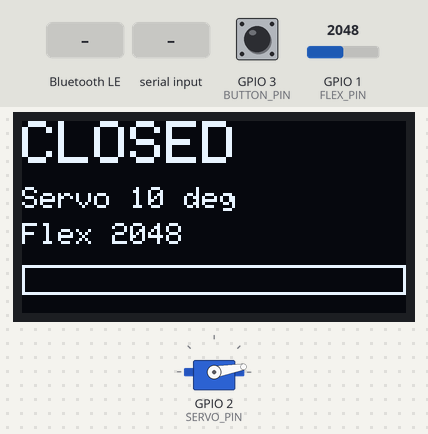
A sketch run on a simulated Seeed XIAO ESP32-S3. Parts: 128×64 one-colour display, servo. Inputs (shaded band) come from the test bench; at power-on: GPIO 3 (BUTTON_PIN) HIGH, GPIO 1 (FLEX_PIN) = 2048 (analog values on the 0–4095 scale). Nothing arrives over Bluetooth unless stated; a phone connects over Bluetooth LE 3 s after start; what the sketch prints to the serial monitor is not drawn.

Above: at 1.2 s.
1.3 s: GPIO 3 (BUTTON_PIN) pulled LOW for 0.15 s
At 1.78 s:
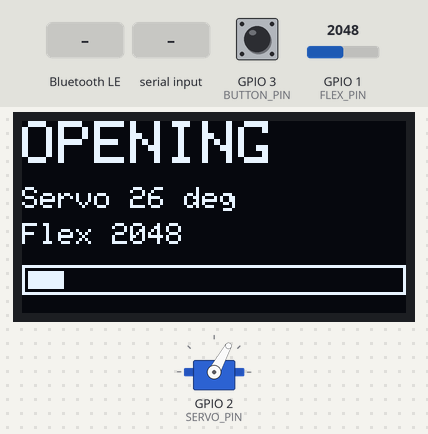
2.0 s: Bluetooth LE write "c" received
At 3.5 s:
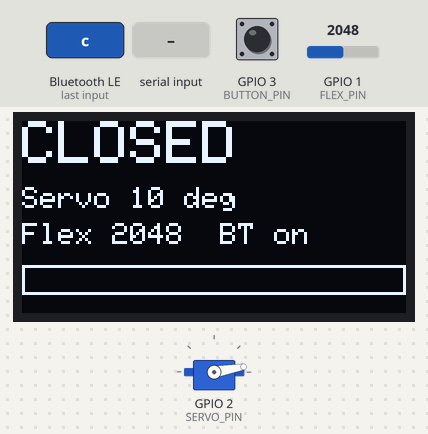
4.7 s: "o" received over Serial
At 7.1 s:
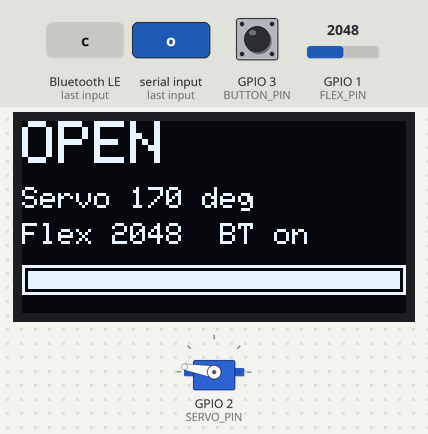
7.4 s: Bluetooth LE write "C" received
At 7.88 s:
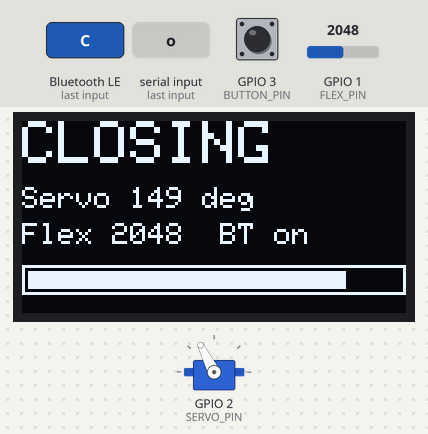
10.1 s: "esp32\n" received over Serial
At 10.5 s:
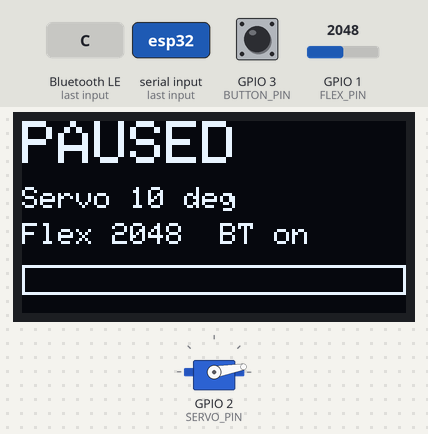
11.7 s: "O" received over Serial
At 12.15 s:
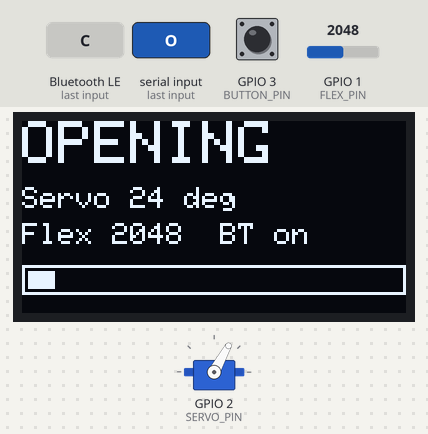
Timing chart, 0 to 14.7 s (numbered marks = the images above; inputs shaded):
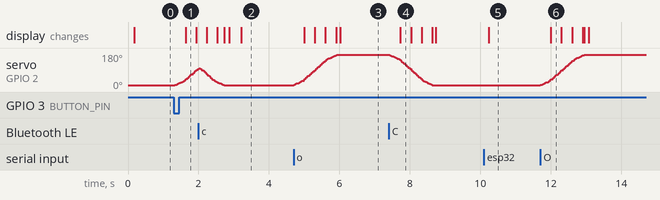

Measured:
- after the input at 1.3 s, servo on GPIO 2 (SERVO_PIN): moves from 10° to 96° over 0.66 s, starting at once; the display: changes after 0.33 s (image 1)
- after the input at 2.0 s, the display: first changes after 0.23 s (image 2 shows a later state)
- after the input at 4.7 s, servo on GPIO 2 (SERVO_PIN): moves from 10° to 170° over 1.2 s, starting at once; the display: first changes after 0.30 s (image 3 shows a later state)
- after the input at 7.4 s, servo on GPIO 2 (SERVO_PIN): moves from 170° to 10° over 1.2 s, starting at once; the display: changes after 0.33 s (image 4)
- after the input at 10.1 s, the display: changes after 0.13 s (image 5)
- after the input at 11.7 s, servo on GPIO 2 (SERVO_PIN): moves from 10° to 170° over 1.2 s, starting at once; the display: changes after 0.30 s (image 6)

The sketch:

finger_flex_xiao.ino
```cpp
/*
  finger_flex_xiao  -  Seeed XIAO ESP32S3 + servo + button + 0.96" OLED + 4.5" flex sensor
  ----------------------------------------------------------------------------------------
  The "brain" from now on. Same behaviour as the Nano version, plus Bluetooth:
  the Finger Tracker website can connect by USB OR by Bluetooth (device name "ExoHand").

  WIRING  (the XIAO is a 3.3 V board: never put 5 V on its D pins)
    Servo  red -> + rail (bench supply 5 V) | brown -> - rail | orange -> D1
    Button one leg -> D2, the DIAGONAL leg -> - rail
    OLED   VDD -> XIAO 3V3, GND -> - rail, SDA -> D4, SCK -> D5
    FLEX   one leg -> XIAO 3V3   (3.3 V, NOT 5 V)
           other leg -> D0 (A0)
           47k resistor from D0 -> GND
    XIAO GND -> - rail (shared ground with the bench supply)
    Power: XIAO by USB-C from the laptop (or a USB power bank); servo from the bench supply.
           XIAO 5V pin NOT connected to the + rail while USB is plugged in.

  Arduino IDE setup (once):
    File > Preferences > Additional boards manager URLs:
      https://raw.githubusercontent.com/espressif/arduino-esp32/gh-pages/package_esp32_index.json
    Tools > Board > Boards Manager: install "esp32" by Espressif
    Tools > Board: "XIAO_ESP32S3"     Tools > USB CDC On Boot: "Enabled"
    Libraries: ESP32Servo (Kevin Harrington), Adafruit SSD1306, Adafruit GFX Library
*/
#include <ESP32Servo.h>
#include <Wire.h>
#include <Adafruit_GFX.h>
#include <Adafruit_SSD1306.h>
#include <BLEDevice.h>
#include <BLEServer.h>
#include <BLEUtils.h>
#include <BLE2902.h>

// ---------------- SETTINGS ----------------
const int CLOSED_ANGLE = 10;
const int OPEN_ANGLE   = 170;
const int STEP_DELAY   = 5;      // ms per degree. bigger = slower
const int  FLEX_STRAIGHT = -1;   // fill in from the website's "sensor reading" (0-4095 here)
const int  FLEX_BENT     = -1;
const bool STOP_WHEN_STRAIGHT = false;
// ------------------------------------------

const int SERVO_PIN = D1, BUTTON_PIN = D2, FLEX_PIN = A0;

// Nordic UART Service - the website looks for these
#define NUS_SERVICE "6E400001-B5A3-F393-E0A9-E50E24DCCA9E"
#define NUS_RX      "6E400002-B5A3-F393-E0A9-E50E24DCCA9E"
#define NUS_TX      "6E400003-B5A3-F393-E0A9-E50E24DCCA9E"

Servo s;
Adafruit_SSD1306 oled(128, 64, &Wire, -1);
bool hasOled = false;

enum State { CLOSED, OPENING, OPENED, CLOSING, PAUSED };
const char* NAMES[] = { "CLOSED", "OPENING", "OPEN", "CLOSING", "PAUSED" };
State state = CLOSED;
int angle = CLOSED_ANGLE, target = CLOSED_ANGLE;
int flexRaw = 0;
unsigned long lastStep = 0, lastSend = 0, lastScreen = 0;

BLECharacteristic* txChar = nullptr;
volatile bool bleConnected = false;
volatile char bleCmd = 0;

class ServerCB : public BLEServerCallbacks {
  void onConnect(BLEServer* srv) { bleConnected = true; }
  void onDisconnect(BLEServer* srv) { bleConnected = false; BLEDevice::startAdvertising(); }
};
class RxCB : public BLECharacteristicCallbacks {
  void onWrite(BLECharacteristic* c) {
    auto v = c->getValue();
    if (v.length() > 0) bleCmd = v[0];
  }
};

int flexPercentOpen() {
  if (FLEX_STRAIGHT < 0 || FLEX_BENT < 0 || FLEX_STRAIGHT == FLEX_BENT) return -1;
  long p = (long)(flexRaw - FLEX_BENT) * 100 / (FLEX_STRAIGHT - FLEX_BENT);
  return constrain(p, 0, 100);
}
void startOpen()  { target = OPEN_ANGLE;   state = OPENING; }
void startClose() { target = CLOSED_ANGLE; state = CLOSING; }
void pauseHere()  { target = angle;        state = PAUSED;  }
void command(char c) {
  if (c == 'o' || c == 'O') startOpen();
  else if (c == 'c' || c == 'C') startClose();
  else if (c == 's' || c == 'S') pauseHere();
}
void onButton() {
  if (state == CLOSED) startOpen();
  else if (state == OPENING || state == CLOSING) pauseHere();
  else startClose();
}
bool buttonPressed() {
  static bool stable = HIGH, lastRead = HIGH;
  static unsigned long changed = 0;
  bool r = digitalRead(BUTTON_PIN);
  if (r != lastRead) { lastRead = r; changed = millis(); }
  if (millis() - changed > 30 && r != stable) {
    stable = r;
    if (stable == LOW) return true;
  }
  return false;
}
int stepDelayNow() {
  int span = abs(OPEN_ANGLE - CLOSED_ANGLE);
  bool nearEnd = abs(angle - CLOSED_ANGLE) < span * 0.15 || abs(angle - OPEN_ANGLE) < span * 0.15;
  return nearEnd ? STEP_DELAY * 2 : STEP_DELAY;
}
void drawScreen() {
  oled.clearDisplay();
  oled.setTextColor(SSD1306_WHITE);
  oled.setTextSize(2); oled.setCursor(0, 0); oled.println(NAMES[state]);
  oled.setTextSize(1);
  oled.setCursor(0, 22); oled.print("Servo "); oled.print(angle); oled.print(" deg");
  oled.setCursor(0, 34); oled.print("Flex "); oled.print(flexRaw);
  oled.print(bleConnected ? "  BT on" : "");
  int p = flexPercentOpen();
  int barPct = (p >= 0) ? p : (long)(angle - CLOSED_ANGLE) * 100 / (OPEN_ANGLE - CLOSED_ANGLE);
  oled.drawRect(0, 48, 128, 10, SSD1306_WHITE);
  oled.fillRect(2, 50, map(constrain(barPct, 0, 100), 0, 100, 0, 124), 6, SSD1306_WHITE);
  oled.display();
}

void setup() {
  Serial.begin(115200);
  pinMode(BUTTON_PIN, INPUT_PULLUP);
  analogReadResolution(12);                  // 0..4095

  Wire.begin();                              // XIAO default: SDA = D4, SCL = D5
  for (byte a : { (byte)0x3C, (byte)0x3D }) {
    Wire.beginTransmission(a);
    if (Wire.endTransmission() == 0) { hasOled = oled.begin(SSD1306_SWITCHCAPVCC, a); break; }
  }
  Wire.setClock(400000);

  s.setPeriodHertz(50);
  s.attach(SERVO_PIN, 500, 2400);
  s.write(angle);

  BLEDevice::init("ExoHand");
  BLEServer* srv = BLEDevice::createServer();
  srv->setCallbacks(new ServerCB());
  BLEService* svc = srv->createService(NUS_SERVICE);
  txChar = svc->createCharacteristic(NUS_TX, BLECharacteristic::PROPERTY_NOTIFY);
  txChar->addDescriptor(new BLE2902());
  BLECharacteristic* rx = svc->createCharacteristic(NUS_RX,
      BLECharacteristic::PROPERTY_WRITE | BLECharacteristic::PROPERTY_WRITE_NR);
  rx->setCallbacks(new RxCB());
  svc->start();
  BLEAdvertising* adv = BLEDevice::getAdvertising();
  adv->addServiceUUID(NUS_SERVICE);
  adv->setScanResponse(true);
  BLEDevice::startAdvertising();
}

void loop() {
  unsigned long now = millis();

  if (buttonPressed()) onButton();
  while (Serial.available()) command(Serial.read());
  if (bleCmd) { command(bleCmd); bleCmd = 0; }

  long sum = 0;
  for (byte i = 0; i < 8; i++) sum += analogRead(FLEX_PIN);
  flexRaw = sum / 8;

  if (state == OPENING && STOP_WHEN_STRAIGHT && flexPercentOpen() >= 98) { target = angle; state = OPENED; }

  if (angle != target && now - lastStep >= (unsigned long)stepDelayNow()) {
    lastStep = now;
    angle += (target > angle) ? 1 : -1;
    s.write(angle);
  }
  if (angle == target) {
    if (state == OPENING) state = OPENED;
    else if (state == CLOSING) state = CLOSED;
  }

  if (now - lastSend >= 50) {
    lastSend = now;
    char line[24];                             // e.g. "D,2310,150,OPENING\n" (fits one BLE packet)
    int n = snprintf(line, sizeof(line), "D,%d,%d,%s\n", flexRaw, angle, NAMES[state]);
    Serial.print(line);
    if (bleConnected && txChar) { txChar->setValue((uint8_t*)line, n); txChar->notify(); }
  }
  if (hasOled && now - lastScreen >= 150) { lastScreen = now; drawScreen(); }
}
```
